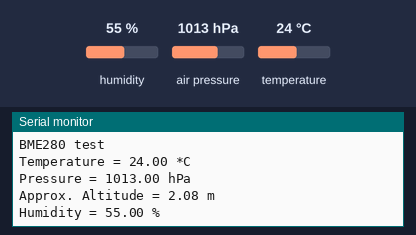
Bench run of a sketch on a simulated Arduino Zero (SAMD21). On the bench: the last lines printed to the serial monitor. The test bench sets the inputs (shaded band); at power-on: humidity 55 %, air pressure 1013 hPa, temperature 24 °C.

Above: at 1.2 s.
1.3 s: humidity set to 22 %
At 2.6 s:
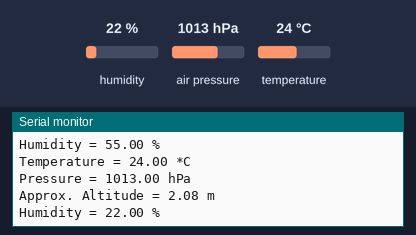
2.8 s: air pressure set to 952 hPa
At 4.2 s:
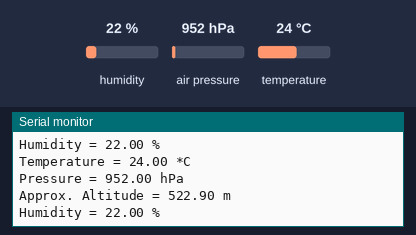

The sketch:

TPH_v2.ino
```cpp
#include <Wire.h>
#include <SPI.h>
#include <Adafruit_Sensor.h>
#include <Adafruit_BME280.h>

#define BME_SCK 13
#define BME_MISO 12
#define BME_MOSI 11
#define BME_CS 10

#define SEALEVELPRESSURE_HPA (1013.25)

Adafruit_BME280 bme; // I2C

void setup() {
  SerialUSB.begin(9600);
  SerialUSB.println(F("BME280 test"));

  if (!bme.begin()) {
    SerialUSB.println("Could not find a valid BME280 sensor, check wiring!");
    while (1);
  }
}

void loop() {
    SerialUSB.print("Temperature = ");
    SerialUSB.print(bme.readTemperature());
    SerialUSB.println(" *C");

    SerialUSB.print("Pressure = ");
    SerialUSB.print(bme.readPressure() / 100.0F);
    SerialUSB.println(" hPa");

    SerialUSB.print("Approx. Altitude = ");
    SerialUSB.print(bme.readAltitude(SEALEVELPRESSURE_HPA));
    SerialUSB.println(" m");

    SerialUSB.print("Humidity = ");
    SerialUSB.print(bme.readHumidity());
    SerialUSB.println(" %");

    SerialUSB.println();
    delay(2000);
}
```

Measured:
- after the input at 1.3 s, the serial monitor: prints a new line after 0.71 s (image 1)
- after the input at 2.8 s, the serial monitor: prints a new line after 1.2 s (image 2)
